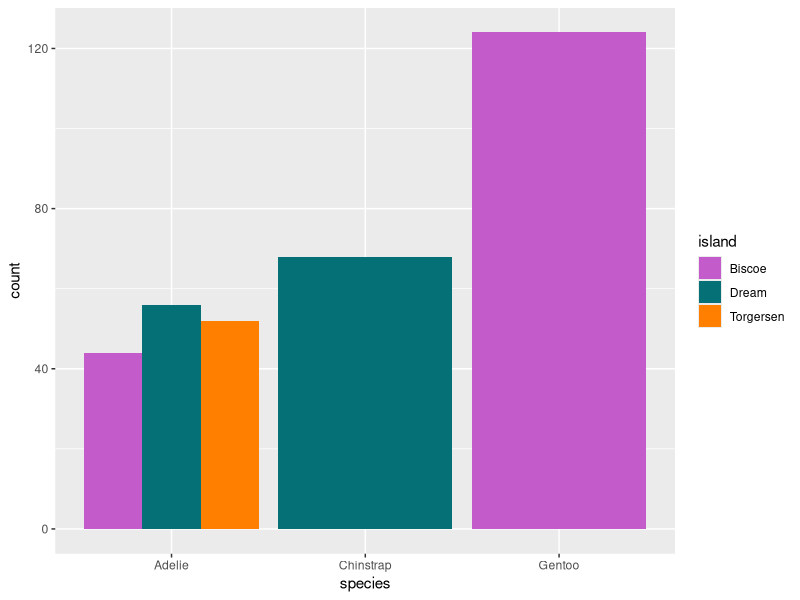
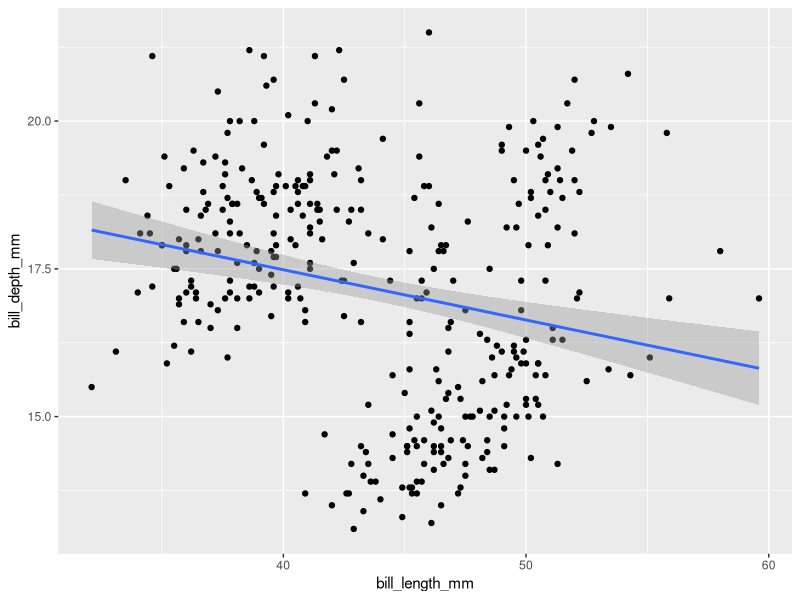
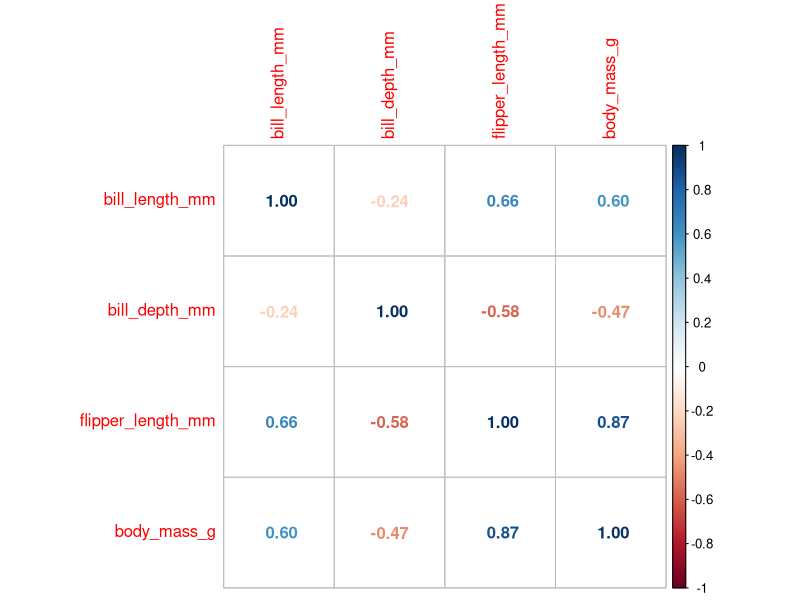
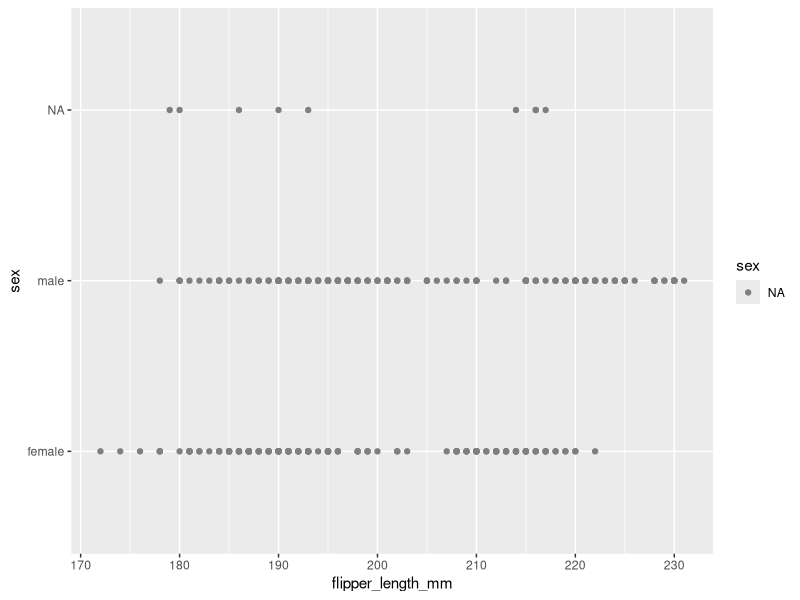
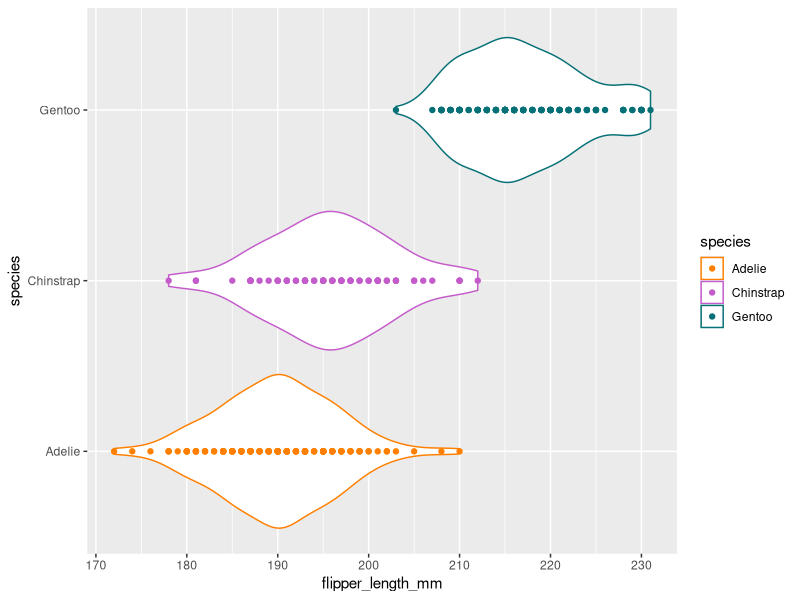
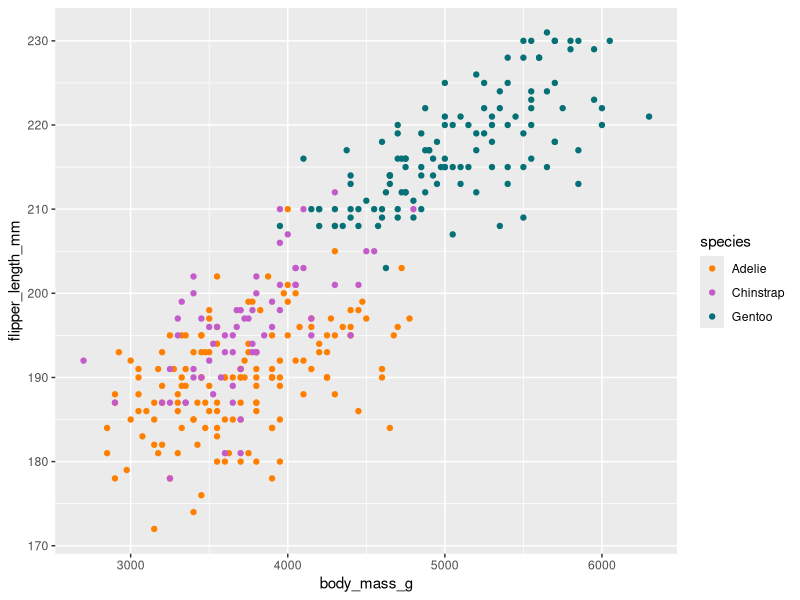

These charts were generated, in order, by the following R code:
library(tidyverse)
library(palmerpenguins)
library(corrplot)

penguin_colours <- c("Chinstrap" = "#c45bcb", "Gentoo" = "#057076", "Adelie" = "#ff8000")
island_colours <- c("Biscoe" = "#c45bcb", "Dream" = "#057076", "Torgersen" = "#ff8000")
sex_colours <- c("Male" = "#c45bcb", "Female" = "#057076")

"Which island has the most penguins? Which island has the most Adelie penguins?"
penguins %>%
  count(island)

penguins %>%
  ggplot(aes(x = species, fill = island)) +
  geom_bar(position = position_dodge()) +
  scale_fill_manual(values = island_colours)


"Is there a relationship between bill length and bill depth? For example, do penguins with longer bills also have deeper bills?"
penguins %>%
  ggplot(aes(x = bill_length_mm, y = bill_depth_mm)) +
  geom_point() +
  geom_smooth(method = "lm", formula = "y ~ x")

corr <- cor(penguins[c("bill_length_mm", "bill_depth_mm", "flipper_length_mm", "body_mass_g")], use = "pairwise.complete.obs")
corrplot(corr, method = "number")

"Do female penguins have longer or shorter flippers than male penguins?"
penguins %>%
  ggplot(aes(x = flipper_length_mm, y = sex, colour = sex)) +
  geom_point() +
  scale_colour_manual(values = sex_colours)

"Which species of penguin has the longest flippers?"
penguins %>%
  ggplot(aes(x = flipper_length_mm, y = species, colour = species)) +
  geom_violin() +
  geom_point() +
  scale_colour_manual(values = penguin_colours)

"How heavy is the heaviest penguin? Which species is the heaviest?"
penguins %>%
  ggplot(aes(x = body_mass_g, y = flipper_length_mm , colour = species)) +
  geom_point() +
  scale_colour_manual(values = penguin_colours)

View(penguins)
